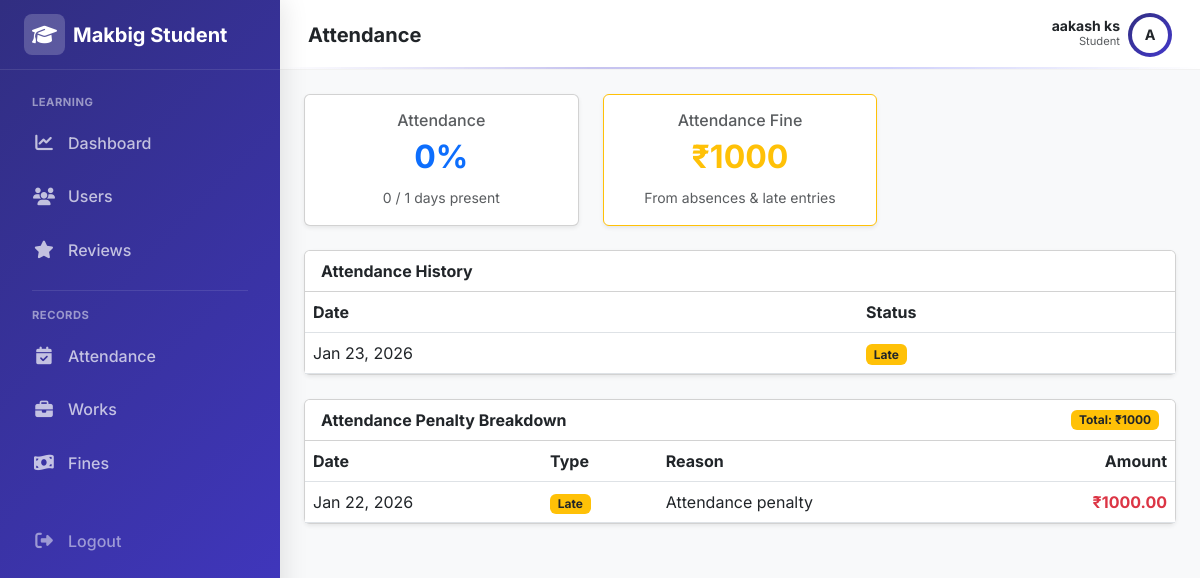
The app's page /attendance/attendance/ (signed in) with its own data.
### adminpanel/models.py (models this page shows, shortened)
class User(AbstractUser):
    email=models.EmailField(unique=True)
    mobile_number=models.IntegerField(blank=True, null=True)
    is_student=models.BooleanField(default=False)

### attendance/models.py (models this page shows, shortened)
class AttendanceRecord(models.Model):
    STATUS_CHOICES=[('P','Present'),('A','Absent'),('L','Late')]
    student=models.ForeignKey(StudentProfile,on_delete=models.CASCADE,related_name='attendance_records')
    date=models.DateField()
    status=models.CharField(max_length=1,choices=STATUS_CHOICES)
    created_at=models.DateTimeField(auto_now_add=True)
    class Meta:
        constraints = [
            models.UniqueConstraint(
            fields=['student', 'date'],
            name='unique_attendance_per_day')]

### penalties/models.py (models this page shows, shortened)
class Penalty(models.Model):
    PENALTY_TYPE_CHOICES = [
        ('late', 'Late Submission'),
        ('absence', 'Absence'),
        ('misconduct', 'Misconduct'),
        ('review', 'Review Related'),
        ('other', 'Other'),
    ]
    student = models.ForeignKey(StudentProfile,on_delete=models.CASCADE,related_name='penalties')
    penalty_type = models.CharField(max_length=20,choices=PENALTY_TYPE_CHOICES)
    amount = models.DecimalField(max_digits=8,decimal_places=2)
    reason = models.TextField(blank=True)
    review_attendance = models.ForeignKey('reviews.ReviewAttendance',on_delete=models.SET_NULL,null=True,blank=True)
    attendance_record = models.ForeignKey(AttendanceRecord,on_delete=models.SET_NULL,null=True,blank=True,related_name='penalties')
    created_by = models.ForeignKey(settings.AUTH_USER_MODEL,on_delete=models.SET_NULL,null=True)
    created_at = models.DateTimeField(auto_now_add=True)
    is_paid = models.BooleanField(default=False)
    amount = models.DecimalField(
        max_digits=8,
        decimal_places=2,
        validators=[
            MinValueValidator(Decimal("0.00")),
            MaxValueValidator(Decimal("10000.00"))  # ₹10,000 HARD LIMIT
        ]
    )

### attendance/views.py (the view)
# urls.py: path("attendance/", views.student_attendance, name="student_attendance"),
def student_attendance(request):
    student = StudentProfile.objects.get(user=request.user)
    records = AttendanceRecord.objects.filter(
        student=student
    ).order_by("-date")
    total = records.count()
    present = records.filter(status="P").count()
    attendance_percent = int((present / total) * 100) if total > 0 else 0
    attendance_penalties = Penalty.objects.filter(
        student=student,
        penalty_type__in=["absence", "late"],
        attendance_record__isnull=False
    ).order_by("-created_at")
    total_attendance_fine = attendance_penalties.aggregate(
        total=Sum("amount")
    )["total"] or 0
    context = {
        "records": records,
        "attendance_percent": attendance_percent,
        "total": total,
        "present": present,
        "attendance_penalties": attendance_penalties,
        "total_attendance_fine": total_attendance_fine,
    }
    return render(request, "attendance/student_attendance.html", context)

### reviewtickets/context_processors.py (called while the page is built)
def ticket_notifications(request):
    if request.user.is_authenticated and request.user.is_staff:
        count = ReviewTicket.objects.filter(
            status='pending',
            is_seen=False
        ).count()
        return {'ticket_notification_count': count}
    return {}

### templates/attendance/student_attendance.html (shortened to what this page needs)
{% extends "layouts/student_layout.html" %}
{% block page_title %}Attendance{% endblock %}
{% block content %}
<div class="row g-4 mb-4">
    <div class="col-md-4">
        <div class="card shadow-sm h-100">
            <div class="card-body text-center">
                <h6 class="text-muted">Attendance</h6>
                <h2 class="fw-bold text-primary">
                    {{ attendance_percent }}%
                </h2>
                <small class="text-muted">
                    {{ present }} / {{ total }} days present
                </small>
            </div>
        </div>
    </div>
    <div class="col-md-4">
        <div class="card shadow-sm h-100 border-warning">
            <div class="card-body text-center">
                <h6 class="text-muted">Attendance Fine</h6>
                <h2 class="fw-bold text-warning">
                    ₹{{ total_attendance_fine }}
                </h2>
                <small class="text-muted">
                    From absences & late entries
                </small>
            </div>
        </div>
    </div>
</div>
<div class="card shadow-sm mb-4">
    <div class="card-header bg-white">
        <strong>Attendance History</strong>
    </div>
    <div class="table-responsive">
        <table class="table table-hover align-middle mb-0">
            <thead class="bg-light">
                <tr>
                    <th>Date</th>
                    <th>Status</th>
                </tr>
            </thead>
            <tbody>
                {% for record in records %}
                <tr>
                    <td>{{ record.date|date:"M d, Y" }}</td>
                    <td>
                        {% if record.status == "P" %}
                            <span class="badge bg-success">Present</span>
                        {% elif record.status == "A" %}
                            <span class="badge bg-danger">Absent</span>
                        {% else %}
                            <span class="badge bg-warning text-dark">Late</span>
                        {% endif %}
                    </td>
                </tr>
                {% empty %}
                <tr>
                    <td colspan="2" class="text-center text-muted py-4">
                        No attendance records found.
                    </td>
                </tr>
                {% endfor %}
            </tbody>
        </table>
    </div>
</div>
<div class="card shadow-sm">
    <div class="card-header bg-white d-flex justify-content-between align-items-center">
        <strong>Attendance Penalty Breakdown</strong>
        <span class="badge bg-warning text-dark">
            Total: ₹{{ total_attendance_fine }}
        </span>
    </div>
    <div class="table-responsive">
        <table class="table table-hover align-middle mb-0">
            <thead class="bg-light">
                <tr>
                    <th>Date</th>
                    <th>Type</th>
                    <th>Reason</th>
                    <th class="text-end">Amount</th>
                </tr>
            </thead>
            <tbody>
                {% for penalty in attendance_penalties %}
                <tr>
                    <td>{{ penalty.created_at|date:"M d, Y" }}</td>
                    <td>
                        {% if penalty.penalty_type == "absence" %}
                            <span class="badge bg-danger">Absence</span>
                        {% else %}
                            <span class="badge bg-warning text-dark">Late</span>
                        {% endif %}
                    </td>
                    <td>{{ penalty.reason|default:"—" }}</td>
                    <td class="text-end fw-bold text-danger">
                        ₹{{ penalty.amount }}
                    </td>
                </tr>
                {% empty %}
                <tr>
                    <td colspan="4" class="text-center text-muted py-4">
                        No attendance penalties.
                    </td>
                </tr>
                {% endfor %}
            </tbody>
        </table>
    </div>
</div>
{% endblock %}

### templates/layouts/student_layout.html (shortened to what this page needs)
{% load static %}
<!DOCTYPE html>
<html lang="en">
<head>
    <link href="https://cdn.jsdelivr.net/npm/bootstrap@5.3.0/dist/css/bootstrap.min.css" rel="stylesheet">
    <link rel="stylesheet" href="https://cdnjs.cloudflare.com/ajax/libs/font-awesome/6.4.0/css/all.min.css">
</head>
<body>
    <aside class="sidebar" id="sidebar">
        <div class="sidebar-brand">
            <a href="#" class="text-decoration-none d-flex align-items-center gap-2 text-white fs-5 fw-bold">
                <div class="sidebar-brand-icon">
                    <i class="fa-solid fa-graduation-cap"></i>
                </div>
                <span>Makbig Student</span>
            </a>
        </div>
        <nav class="sidebar-nav">
            <div class="small fw-bold text-uppercase mb-2 px-3"
                style="font-size: 0.7rem; letter-spacing: 0.5px; color: rgba(255,255,255,0.5);">Learning</div>
            <a href="{% url 'student_dashboard' %}"
                class="nav-link {% if request.resolver_match.url_name == 'student_dashboard' %}active{% endif %}">
                <i class="fa-solid fa-chart-line"></i> Dashboard
            </a>
            <a href="{% url "student_profile" %}" class="nav-link">
                <i class="fa-solid fa-users"></i> Users
            </a>
            <a href="{% url 'student_review' %}"
                class="nav-link {% if request.resolver_match.url_name == 'student_review' %}active{% endif %}">
                <i class="fa-solid fa-star"></i> Reviews
            </a>
            <div class="my-3 border-top mx-3" style="border-color: rgba(255,255,255,0.1) !important;"></div>
            <div class="small fw-bold text-uppercase mb-2 px-3"
                style="font-size: 0.7rem; letter-spacing: 0.5px; color: rgba(255,255,255,0.5);">Records</div>
            <a href="{% url "student_attendance" %}" class="nav-link">
                <i class="fa-solid fa-calendar-check"></i> Attendance
            </a>
            <a href="{% url "student_works" %}" class="nav-link">
                <i class="fa-solid fa-briefcase"></i> Works
            </a>
            <a href="#" class="nav-link">
                <i class="fa-solid fa-money-bill-wave"></i> Fines
            </a>
            <div class="mt-auto pt-4">
                <form method="POST" action="{% url 'student_logout' %}">
                    <button type="submit" class="nav-link w-100 border-0 bg-transparent text-white-50">
                        <i class="fa-solid fa-right-from-bracket"></i> Logout
                    </button>
                </form>
            </div>
        </nav>
    </aside>
    <div class="main-wrapper">
        <header class="topbar">
            <div class="d-flex align-items-center gap-3">
                <h5 class="mb-0 fw-bold text-dark">{% block page_title %}Dashboard{% endblock %}</h5>
            </div>
            <div class="d-flex align-items-center gap-3">
                <div class="d-flex align-items-center gap-2">
                    <div class="text-end d-none d-sm-block">
                        <div class="fw-bold small text-dark lh-1">{{ request.user.first_name }} {{request.user.last_name }}</div>
                        <div class="text-muted" style="font-size: 0.7rem;">Student</div>
                    </div>
                    <div class="rounded-circle p-1" style="background: var(--gradient-student);">
                        <div class="rounded-circle bg-white text-dark d-flex align-items-center justify-content-center fw-bold"
                            style="width:36px;height:36px; font-size: 0.9rem;">
                            {{ request.user.first_name|slice:":1"|upper }}
                        </div>
                    </div>
                </div>
            </div>
        </header>
        <div class="p-4">
            {% block content %}
            {% endblock %}
        </div>
    </div>
</body>
</html>

### templates/layouts/student_layout.html (style rules this page uses)
:root { --sidebar-width: 280px; --topbar-height: 70px; --gradient-student: linear-gradient(135deg, #312e81 0%, #4338ca 100%); --sidebar-text: #ffffff; --sidebar-text-muted: rgba(255, 255, 255, 0.7); --sidebar-hover: rgba(255, 255, 255, 0.12); --sidebar-active: rgba(255, 255, 255, 0.25); --bg-body: #f8f9fa; }
body { font-family: 'Inter', sans-serif; background-color: var(--bg-body); color: #334155; }
.sidebar { width: var(--sidebar-width); background: var(--gradient-student); display: flex; flex-direction: column; position: fixed; top: 0; bottom: 0; left: 0; z-index: 1045; transition: transform 0.3s cubic-bezier(0.4, 0, 0.2, 1); box-shadow: 4px 0 24px rgba(0, 0, 0, 0.1); color: #fff; }
.sidebar-brand { height: var(--topbar-height); display: flex; align-items: center; padding: 0 1.5rem; border-bottom: 1px solid rgba(255, 255, 255, 0.1); }
.sidebar-brand-icon { background: rgba(255, 255, 255, 0.2); color: #fff; border-radius: 8px; padding: 0.35rem 0.5rem; }
.sidebar-nav { padding: 1.5rem 1rem; flex-grow: 1; overflow-y: auto; }
.nav-link { display: flex; align-items: center; padding: 0.75rem 1rem; color: var(--sidebar-text-muted); font-weight: 500; border-radius: 0.75rem; margin-bottom: 0.35rem; transition: all 0.2s ease; }
.nav-link i { width: 24px; text-align: center; margin-right: 0.75rem; font-size: 1.1rem; }
.main-wrapper { margin-left: var(--sidebar-width); min-height: 100vh; display: flex; flex-direction: column; transition: margin-left 0.3s cubic-bezier(0.4, 0, 0.2, 1); }
.topbar { height: var(--topbar-height); background: rgba(255, 255, 255, 0.9); backdrop-filter: blur(10px); border-bottom: 1px solid rgba(0, 0, 0, 0.05); padding: 0 1.75rem; display: flex; align-items: center; justify-content: space-between; position: sticky; top: 0; z-index: 1020; }
.topbar::after { content: ''; position: absolute; bottom: 0; left: 0; width: 100%; height: 2px; background: linear-gradient(90deg, transparent, #4338ca, #6366f1, transparent); opacity: 0.3; }

### records on screen
User: user.first_name "aakash", user.last_name "ks", user.first_name "A"
AttendanceRecord: date "Jan 23, 2026", status "Late"
Penalty: created_at "Jan 22, 2026", penalty_type "Late", reason "Attendance penalty", amount "1000.00"

### other values on screen
{{ attendance_percent }} "0"
{{ present }} "0"
{{ total }} "1"
{{ total_attendance_fine }} "1000"
